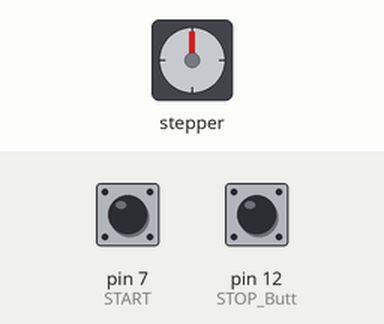
Simulated run of this sketch. Board: Arduino Uno, built with avr-gcc and run on an emulated ATmega328P. On the bench: stepper motor. Inputs (shaded band) come from the test bench; at power-on: pin 7 (START) HIGH, pin 12 (STOP_Butt) HIGH. Stepper angles assume 2048 steps per turn.

Above: at 1.2 s.
1.3 s: pin 7 (START) pulled LOW for 0.15 s
At 1.77 s:
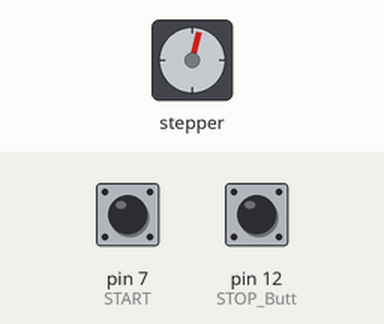
At 2.39 s:
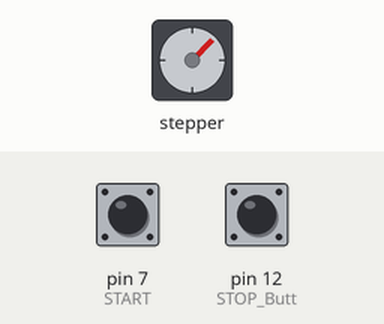
7.3 s: pin 12 (STOP_Butt) pulled LOW for 3.2 s
At 7.73 s:
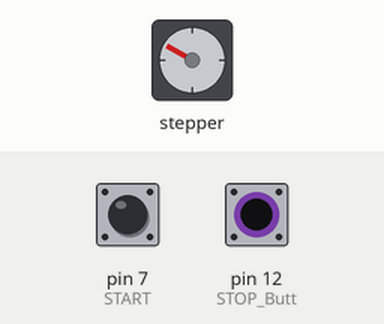
Timing chart, 0 to 18.0 s (numbered marks = the images above; inputs shaded):
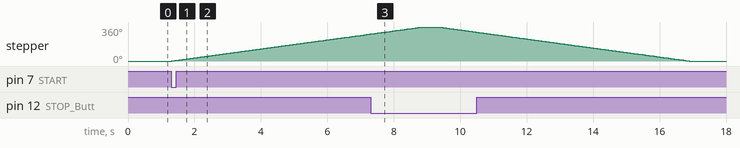

Measured:
- after the input at 1.3 s, stepper: keeps turning clockwise at about 48°/s, starting at once

The sketch:

5.3.Stepper_motor_butt.ino
```cpp
#include <Stepper.h> // Шаговые электродвигатели 28BYJ-48 в режиме полного шага делают
//за один полный оборот вала 2048 шагов
const int STEPS_PER_REV = 2048; // 2048 шагов на оборот
// Создаем экземпляр класса Stepper и указываем количество шагов и контакты для подключения
Stepper myStepper(STEPS_PER_REV, 2, 3, 4, 5);

#define START  7 // Кнопка Start
#define STOP_Butt  12 // Кнопка Stop

bool flag1 = false; //Флаг нажатия кнопки 1
bool flag2 = false; //Флаг нажатия кнопки 2

void setup() {
  myStepper.setSpeed(8); // Устанавливаем скорость вращения в об./мин
  pinMode(START, INPUT_PULLUP);
  pinMode(STOP_Butt, INPUT_PULLUP);
}
void loop() {
  // Считываем  значение состояния кнопки 1 с обычной подтяжкой
  bool btn1State = !digitalRead(START);
  // Считываем интертированое (для удобства) значение состояния кнопки 2 с внутренней подтяжкой
  bool btn2State = !digitalRead(STOP_Butt);

  if (btn1State)
  {
    flag1 = true;
    myStepper.step(STEPS_PER_REV); // Поворот вала на один шаг в одном направлении
    delay(500);
  }

  if (btn2State)
  {
    flag2 = true;
    myStepper.step(-STEPS_PER_REV); // Поворот вала на один шаг в одном направлении
    delay(500);
  }
}
```
